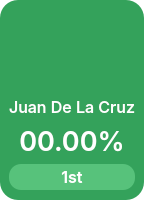
<?xml version="1.0" encoding="UTF-8"?>
<ui version="4.0">
 <class>CardRanking</class>
 <widget class="QWidget" name="CardRanking">
  <property name="geometry">
   <rect>
    <x>0</x>
    <y>0</y>
    <width>144</width>
    <height>200</height>
   </rect>
  </property>
  <property name="minimumSize">
   <size>
    <width>0</width>
    <height>200</height>
   </size>
  </property>
  <property name="maximumSize">
   <size>
    <width>16777215</width>
    <height>200</height>
   </size>
  </property>
  <property name="windowTitle">
   <string>Form</string>
  </property>
  <property name="styleSheet">
   <string notr="true">background: transparent;</string>
  </property>
  <layout class="QHBoxLayout" name="horizontalLayout">
   <property name="spacing">
    <number>0</number>
   </property>
   <property name="leftMargin">
    <number>0</number>
   </property>
   <property name="topMargin">
    <number>0</number>
   </property>
   <property name="rightMargin">
    <number>0</number>
   </property>
   <property name="bottomMargin">
    <number>0</number>
   </property>
   <item>
    <widget class="QWidget" name="widget_27" native="true">
     <property name="styleSheet">
      <string notr="true">#widget_27 {
	background-color: #34a25b;
	border-radius: 18px;
}

#widget_26 {
	background: transparent;
}

#label_stud_name {
	color: #FFF;
	background-color: transparent;
	font: 12pt &quot;Inter Medium&quot;;
}

#label_student_score {
	font: 20pt &quot;Inter SemiBold&quot;;
	background: transparent;
	color: #FFF;
}

#label_student_place {
	font: 12pt &quot;Inter SemiBold&quot;;
	border-radius: 12px;
	background-color: #57c27b;
	color: #FFF;
}</string>
     </property>
     <layout class="QVBoxLayout" name="verticalLayout_37">
      <property name="topMargin">
       <number>10</number>
      </property>
      <property name="bottomMargin">
       <number>10</number>
      </property>
      <item>
       <widget class="QWidget" name="widget_26" native="true">
        <layout class="QHBoxLayout" name="horizontalLayout_41">
         <property name="spacing">
          <number>0</number>
         </property>
         <property name="leftMargin">
          <number>0</number>
         </property>
         <property name="topMargin">
          <number>0</number>
         </property>
         <property name="rightMargin">
          <number>0</number>
         </property>
         <property name="bottomMargin">
          <number>0</number>
         </property>
         <item>
          <spacer name="horizontalSpacer_13">
           <property name="orientation">
            <enum>Qt::Horizontal</enum>
           </property>
           <property name="sizeHint" stdset="0">
            <size>
             <width>20</width>
             <height>20</height>
            </size>
           </property>
          </spacer>
         </item>
         <item>
          <widget class="QLabel" name="label_profile">
           <property name="sizePolicy">
            <sizepolicy hsizetype="Expanding" vsizetype="Preferred">
             <horstretch>0</horstretch>
             <verstretch>0</verstretch>
            </sizepolicy>
           </property>
           <property name="minimumSize">
            <size>
             <width>80</width>
             <height>80</height>
            </size>
           </property>
           <property name="maximumSize">
            <size>
             <width>80</width>
             <height>80</height>
            </size>
           </property>
           <property name="styleSheet">
            <string notr="true">background-color: transparent;</string>
           </property>
           <property name="text">
            <string/>
           </property>
           <property name="pixmap">
            <pixmap resource="../resources.qrc">:/Images/Images/profile.png</pixmap>
           </property>
           <property name="scaledContents">
            <bool>true</bool>
           </property>
           <property name="alignment">
            <set>Qt::AlignCenter</set>
           </property>
          </widget>
         </item>
         <item>
          <spacer name="horizontalSpacer_14">
           <property name="orientation">
            <enum>Qt::Horizontal</enum>
           </property>
           <property name="sizeType">
            <enum>QSizePolicy::Expanding</enum>
           </property>
           <property name="sizeHint" stdset="0">
            <size>
             <width>20</width>
             <height>20</height>
            </size>
           </property>
          </spacer>
         </item>
        </layout>
       </widget>
      </item>
      <item>
       <widget class="QLabel" name="label_stud_name">
        <property name="font">
         <font>
          <family>Inter Medium</family>
          <pointsize>12</pointsize>
          <weight>50</weight>
          <italic>false</italic>
          <bold>false</bold>
         </font>
        </property>
        <property name="styleSheet">
         <string notr="true"/>
        </property>
        <property name="text">
         <string>Juan De La Cruz</string>
        </property>
        <property name="alignment">
         <set>Qt::AlignCenter</set>
        </property>
       </widget>
      </item>
      <item>
       <widget class="QLabel" name="label_student_score">
        <property name="font">
         <font>
          <family>Inter SemiBold</family>
          <pointsize>20</pointsize>
          <weight>50</weight>
          <italic>false</italic>
          <bold>false</bold>
         </font>
        </property>
        <property name="text">
         <string>00.00%</string>
        </property>
        <property name="alignment">
         <set>Qt::AlignCenter</set>
        </property>
       </widget>
      </item>
      <item>
       <widget class="QLabel" name="label_student_place">
        <property name="minimumSize">
         <size>
          <width>0</width>
          <height>26</height>
         </size>
        </property>
        <property name="font">
         <font>
          <family>Inter SemiBold</family>
          <pointsize>12</pointsize>
          <weight>50</weight>
          <italic>false</italic>
          <bold>false</bold>
         </font>
        </property>
        <property name="text">
         <string>1st</string>
        </property>
        <property name="alignment">
         <set>Qt::AlignCenter</set>
        </property>
       </widget>
      </item>
     </layout>
    </widget>
   </item>
  </layout>
 </widget>
 <resources>
  <include location="../resources.qrc"/>
 </resources>
 <connections/>
</ui>
